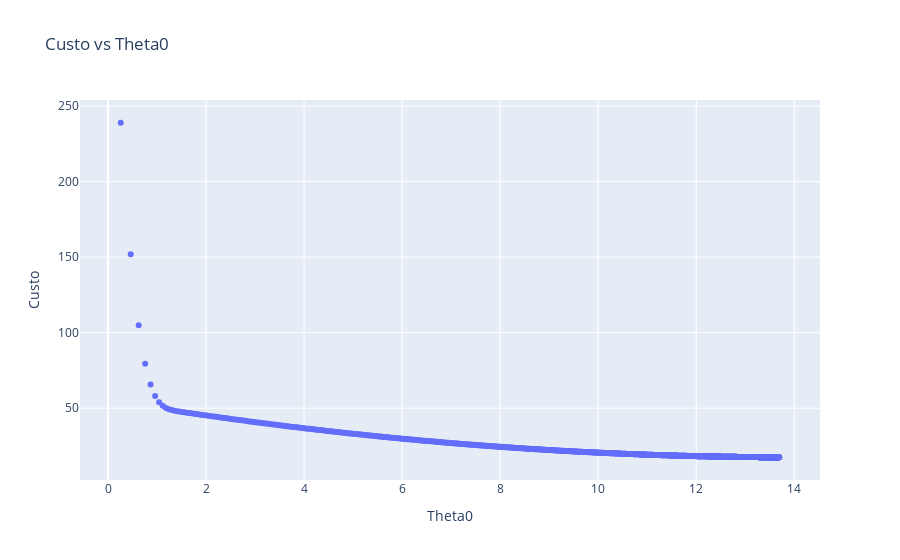

Notebook code for this chart:
### Code cell
# Gráfico do custo em relação a Theta0
fig1 = px.scatter(resultado, x='Theta0', y='Custo', title='Custo vs Theta0')
fig1.show()

### Figure 1 — Plotly figure (JSON) as saved in the notebook; plotly's stock layout.template omitted (floating-point values rounded to 4 significant figures; data arrays with more than 128 entries replaced by an {"elided": "..."} marker saying what was removed)
{"data": [{"hovertemplate": "Theta0=%{x}<br>Custo=%{y}<extra></extra>", "legendgroup": "", "marker": {"color": "#636efa", "symbol": "circle"}, "mode": "markers", "name": "", "orientation": "v", "showlegend": false, "type": "scatter", "x": {"elided": "1000 float values"}, "xaxis": "x", "y": {"elided": "1000 float values"}, "yaxis": "y"}], "layout": {"legend": {"tracegroupgap": 0}, "title": {"text": "Custo vs Theta0"}, "xaxis": {"anchor": "y", "domain": [0, 1], "title": {"text": "Theta0"}}, "yaxis": {"anchor": "x", "domain": [0, 1], "title": {"text": "Custo"}}}}
